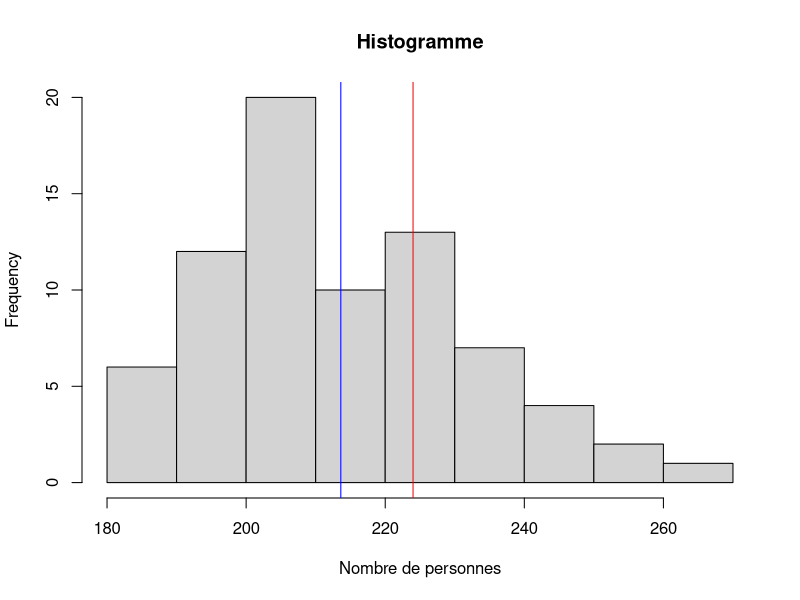

This chart was generated by the following R code:
# Nombre moyen de personnes accueillies avant le communiqué
moyenne_avant <- 112
moyenne_a_communiquer <- moyenne_avant*2

# Read data
data <- read.table("data.txt", header=TRUE, sep=",")
View(data)

# 1. Estimation ponctuelle
moyenne <- mean(data$nombreDePersonnes)
cat("Nombre moyen de personnes accueillies:", moyenne)

# Visualisation
hist(data$nombreDePersonnes, xlab="Nombre de personnes", main="Histogramme")
abline(v=moyenne_a_communiquer, col="red")
abline(v=moyenne, col="blue")

# 2. Intervalle de confiance à 95%
t.test(data$nombreDePersonnes, conf.level=0.95, alternative = "less")

# 3. Test d'hypothèse
t.test(data$nombreDePersonnes, mu=moyenne_a_communiquer, conf.level=0.95, alternative = "less")


# Références
# http://larmarange.github.io/analyse-R/intervalles-de-confiance.html